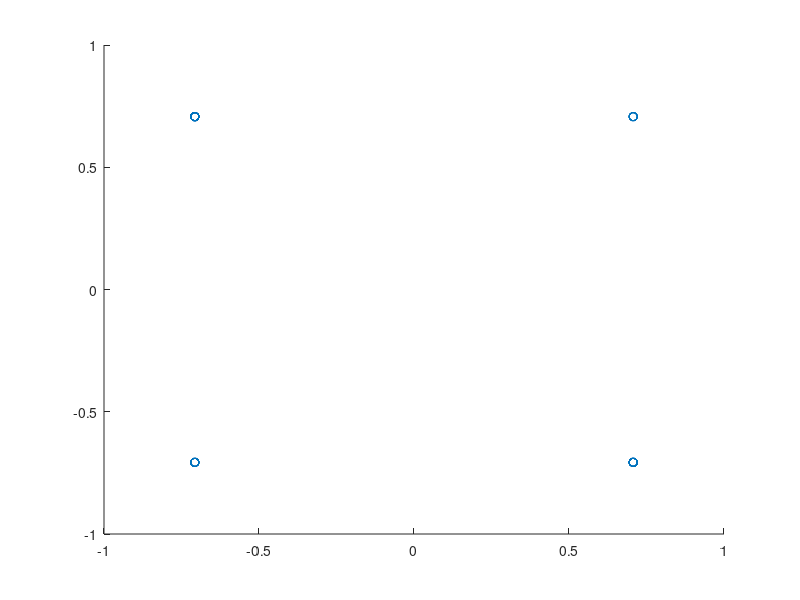

Write the MATLAB code that produced this figure. (Note: this script raises an error after producing the figure.)
clc;close all;clear all;
%% 参考资料
% C.S0002-0_v1.0中3-17，figure 3.1.3.1.1.1-19
% I and Q Mapping (OTD Mode) for Spreading Rate 1 

%% 参数设置
Hz = 1 ;            % 单位1Hz
time  = 1;          % 仿真长度
sr = 50 * Hz; 
ml=2;    
br=sr .* ml; 
nd = sr * time; 

%% 基带信息
data=rand(1,nd*ml)>0.5;
% QPSK 调制 
Y = zeros(1,nd);
for i = 1 : nd
    if data(1+ ml*(i-1) : ml*i) == [0 0]
        Y(i) = 1/sqrt(2) + 1i * 1/sqrt(2);
    elseif data(1+ ml*(i-1) : ml*i) == [0 1]
        Y(i) = -1/sqrt(2) + 1i * 1/sqrt(2);
    elseif data(1+ ml*(i-1) : ml*i) == [1 1]
        Y(i) = -1/sqrt(2) - 1i * 1/sqrt(2);
    elseif data(1+ ml*(i-1) : ml*i) == [1 0]
        Y(i) = 1/sqrt(2) - 1i * 1/sqrt(2);
    end
end
% 星座图
figure;scatter(real(Y),imag(Y));

%% 扩频
% wash -- 64阶
N1 = 64;
hadamard = h_generate(N1);
walsh = hadamard(15,:);
spread_y = [];
for i = 1 : nd
    spread_y = [spread_y walsh*Y(i)];
end

%% 加扰
r = 10;
N2 = 2^r - 1;
number_octal1 = 2011; % 10阶
[Binary1,Binary_temp1] = octal_to_binary(number_octal1,8,2);
[m1,~,length_m] = m_generate(Binary_temp1);  % m1

number_octal2 = 1881; % 10阶
[Binary2,Binary_temp2] = octal_to_binary(number_octal2,8,2);
[m2,~,length_m2] = m_generate(Binary_temp2); % m1
scramble = m1 + 1i * m2;

len = floor(length(spread_y)/N2); % 加扰信号片数
scramble_s = [];
for i = 1 : len
    spread_y_temp = spread_y(1+ (i-1)*N2 : i*N2);
    scramble_s = [scramble_s  spread_y_temp.* scramble];
end

figure;scatter(real(scramble_s),imag(scramble_s));

%% 信道



%% 解扰
de_scramble = m1 - 1i * m2;
de_scramble_s = [];
for i = 1 : len
    spread_y_temp = scramble_s(1+ (i-1)*N2 : i*N2);
    de_scramble_s = [de_scramble_s  spread_y_temp.* de_scramble];
end
de_scramble_s = de_scramble_s/2;     % 幅值归一化

%% 解扩
de_spread_y = [];
nd1 =  floor(length(de_scramble_s)/N1);  % 解扩符号数
for i = 1 : nd1
    de_spread_y = [de_spread_y sum(walsh.*de_scramble_s( 1 +(i-1)* N1 : i * N1) )/N1];
end
figure;plot(real(de_spread_y));hold on;plot(real(Y)*0.85);

%% 解调






